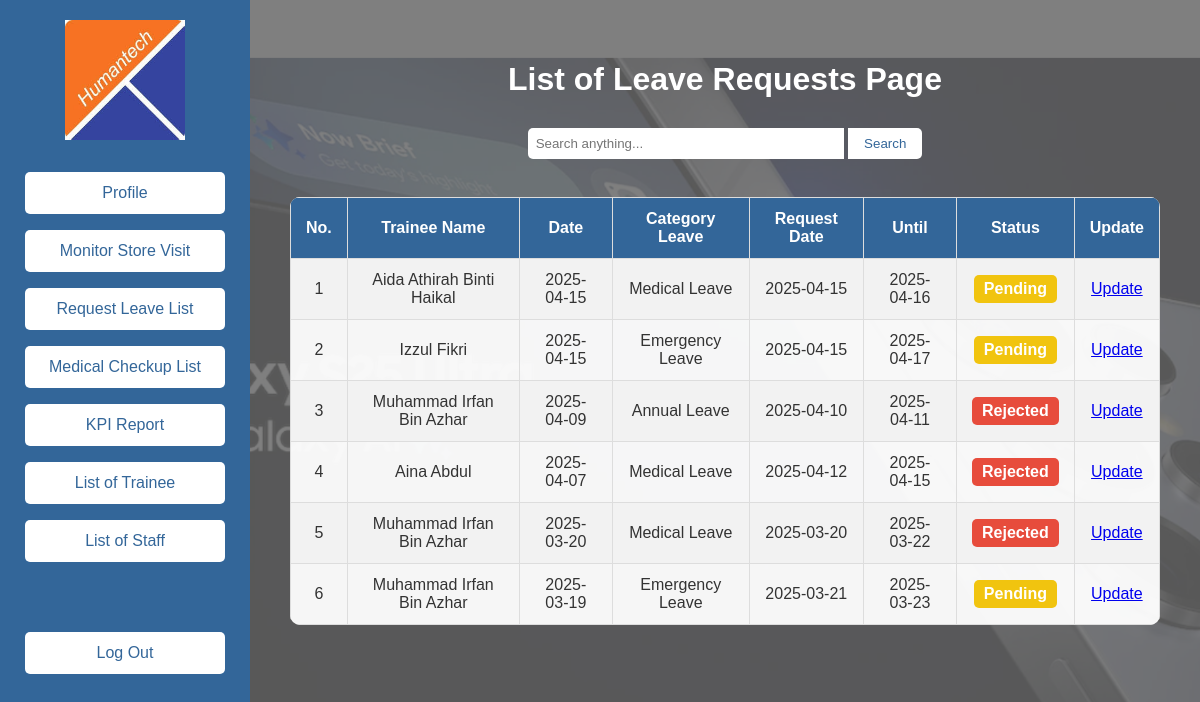
Page /staffleave.php (signed in) on the committed database.
### tables this page shows
CREATE TABLE `leave` (
  `leave_no` int(11) NOT NULL,
  `leave_trainee` varchar(50) NOT NULL,
  `leave_date` date NOT NULL,
  `leave_category` varchar(50) NOT NULL,
  `leave_req` date NOT NULL,
  `leave_until` date NOT NULL,
  `leave_status` varchar(50) NOT NULL
);

### staffleave.php (the view, shortened to what this page needs)
<?php
$conn = mysqli_connect("localhost", "root", "", "samsung");
$search = isset($_GET['search']) ? mysqli_real_escape_string($conn, $_GET['search']) : '';
$sql_leave = "SELECT * FROM `leave`
    WHERE leave_trainee LIKE '%$search%'
    OR leave_date LIKE '%$search%'
    OR leave_category LIKE '%$search%'
    OR leave_req LIKE '%$search%'
    OR leave_until LIKE '%$search%'
    OR leave_status LIKE '%$search%'
    ORDER BY leave_date DESC";
$result_leave = mysqli_query($conn, $sql_leave);
?>
<!DOCTYPE html>
<html lang="en">
<head>
</head>
<body>
<div class="sidebar">
  <a href="homestaff.php">
    <img src="images/logo.png" alt="Logo" />
  </a>
  <button onclick="location.href='homestaff.php'">Profile</button>
  <button onclick="location.href='staffstorevisit.php'">Monitor Store Visit</button>
  <button onclick="location.href='staffleave.php'">Request Leave List</button>
  <button onclick="location.href='staffmedical.php'">Medical Checkup List</button>
  <button onclick="location.href='staffkpi.php'">KPI Report</button>
  <button onclick="location.href='stafftraineelist.php'">List of Trainee</button>
  <button onclick="location.href='stafflist.php'">List of Staff</button>
  <br><br><br>
  <button onclick="location.href='stafflogout.php'">Log Out</button>
</div>
<div class="main-content">
    <h1>List of Leave Requests Page</h1>
    <div class="search-container">
        <form method="get" action="">
            <input type="text" name="search" placeholder="Search anything..." value="<?php echo htmlspecialchars($search); ?>">
            <button type="submit">Search</button>
        </form>
    </div>
    <br>
    <table>
        <tr>
            <th>No.</th>
            <th>Trainee Name</th>
            <th>Date</th>
            <th>Category Leave</th>
            <th>Request Date</th>
            <th>Until</th>
            <th>Status</th>
            <th>Update</th>
        </tr>
        <?php
        if (mysqli_num_rows($result_leave) > 0) {
            $no = 1;
            while ($row = mysqli_fetch_assoc($result_leave)) {
                $status = htmlspecialchars($row['leave_status']);
                $statusColor = '';
                if (strtolower($status) === 'approved') {
                    $statusColor = 'approved';
                } elseif (strtolower($status) === 'pending') {
                    $statusColor = 'pending';
                } elseif (strtolower($status) === 'rejected') {
                    $statusColor = 'rejected';
                }
                echo "<tr>";
                echo "<td>" . $no++ . "</td>";
                echo "<td>" . htmlspecialchars($row['leave_trainee']) . "</td>";
                echo "<td>" . htmlspecialchars($row['leave_date']) . "</td>";
                echo "<td>" . htmlspecialchars($row['leave_category']) . "</td>";
                echo "<td>" . htmlspecialchars($row['leave_req']) . "</td>";
                echo "<td>" . htmlspecialchars($row['leave_until']) . "</td>";
                echo "<td><span class='status-label {$statusColor}'>" . $status . "</span></td>";
                echo "<td><a href='staffleaveupdate.php?leave_no=" . urlencode($row['leave_no']) . "'>Update</a></td>";
                echo "</tr>";
            }
        } else {
            echo "<tr><td colspan='8'>No leave requests found.</td></tr>";
        }
        ?>
    </table>
</div>
</body>
</html>

### staffleave.php (style rules this page uses)
body { margin: 0; font-family: Arial, sans-serif; display: flex; background-image: url('images/2.png'); background-size: cover; background-position: center; background-repeat: no-repeat; background-attachment: fixed; position: relative; min-height: 100vh; }
body::before { content: ""; position: absolute; top: 0; left: 0; right: 0; bottom: 0; background-color: rgba(0, 0, 0, 0.5); z-index: 0; }
.sidebar { width: 250px; background-color: #336699; color: #fff; display: flex; flex-direction: column; align-items: center; padding-top: 20px; position: fixed; top: 0; left: 0; bottom: 0; overflow: hidden; z-index: 2; }
.sidebar img { width: 120px; margin-bottom: 20px; cursor: pointer; }
.sidebar button { width: 80%; padding: 12px; margin: 8px 0; border: none; background-color: #ffffff; color: #336699; font-size: 16px; border-radius: 5px; cursor: pointer; transition: background-color 0.3s; }
.main-content { margin-left: 250px; padding: 40px; display: flex; flex-direction: column; align-items: center; z-index: 1; position: relative; color: #fff; width: calc(100% - 250px); }
.main-content h1 { color: #ffffff; margin-bottom: 30px; }
.search-container { margin-bottom: 20px; display: flex; align-items: center; justify-content: center; }
.search-container input[type="text"] { padding: 8px; width: 300px; border-radius: 5px 0 0 5px; border: none; }
.search-container button { padding: 8px 16px; border: none; background-color: #ffffff; color: #336699; cursor: pointer; border-radius: 0 5px 5px 0; transition: background-color 0.3s; }
table { width: 100%; max-width: 1000px; border-collapse: collapse; background-color: rgba(255, 255, 255, 0.95); color: #333; border-radius: 10px; overflow: hidden; }
table th, table td { padding: 12px 15px; border: 1px solid #ddd; text-align: center; }
table th { background-color: #336699; color: #ffffff; }
table tr:nth-child(even) { background-color: #f2f2f2; }
.status-label { padding: 5px 10px; border-radius: 5px; color: #fff; font-weight: bold; display: inline-block; }
.status-label.pending { background-color: #f1c40f; }
.status-label.rejected { background-color: #e74c3c; }

### rows in the picture
leave: leave_trainee "Aida Athirah Binti Haikal", leave_date "2025-04-15", leave_category "Medical Leave", leave_req "2025-04-15", leave_until "2025-04-16", leave_status "Pending"
leave: leave_trainee "Izzul Fikri", leave_date "2025-04-15", leave_category "Emergency Leave", leave_req "2025-04-15", leave_until "2025-04-17", leave_status "Pending"
leave: leave_trainee "Muhammad Irfan Bin Azhar", leave_date "2025-04-09", leave_category "Annual Leave", leave_req "2025-04-10", leave_until "2025-04-11", leave_status "Rejected"
leave: leave_trainee "Aina Abdul", leave_date "2025-04-07", leave_category "Medical Leave", leave_req "2025-04-12", leave_until "2025-04-15", leave_status "Rejected"
leave: leave_trainee "Muhammad Irfan Bin Azhar", leave_date "2025-03-20", leave_category "Medical Leave", leave_req "2025-03-20", leave_until "2025-03-22", leave_status "Rejected"
leave: leave_trainee "Muhammad Irfan Bin Azhar", leave_date "2025-03-19", leave_category "Emergency Leave", leave_req "2025-03-21", leave_until "2025-03-23", leave_status "Pending"
